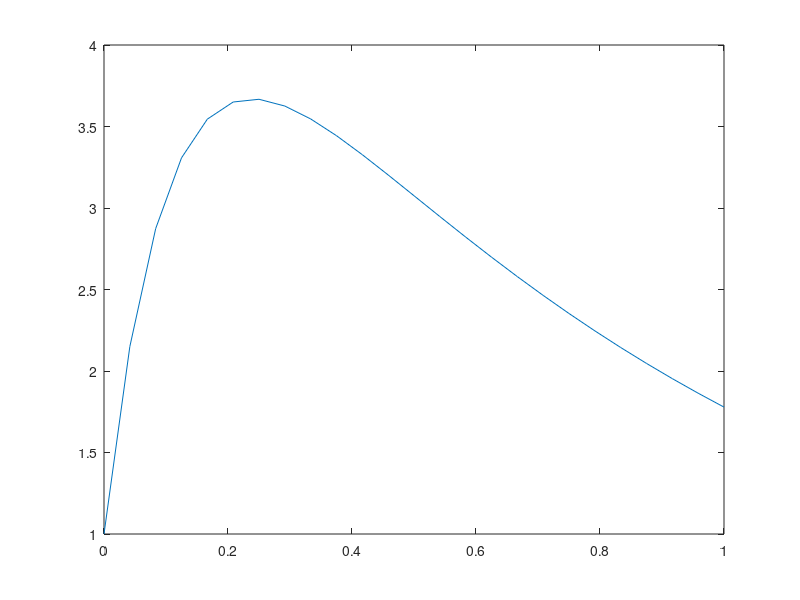

Write the MATLAB code that produced this figure.
#--------------------------------------------------------------------------
# Program to solve a linear finite element problem in one-dimension.
# Author: Arjun Ramesh
# Date: 04/08/2016
#
# The code will solve the PDE:
#
#       Div(K1*grad(F)) + K2*F + K3*DX(F) = 0
#   
#   here "F" is the field variable of interest which is solved and DX(F)
#   is the first derivative of F on a one dimensional domain of unit length 
#   with boundary consitions
#                   
#       phi = 1        @ (x = 0)  [dirichlet condition]
#       GRAD(phi) = -2 @ (x = 1)  [neumann condition]
#       Defined under "Problem Geometry" part of code
#       
#       Geometry:
#         All description of the domain is described under "Problem Geometry"
#         part of code
#
#   Linear piecewise continous basis functions will be used to solve this
#   problem.
#
#--------------------------------------------------------------------------
# Notations:
#
# "phi" is the linear basis function
# "phi'" is the first derivative of the basis function
# "<phi,i>" is the global basis function phi @ index i (hat function)
# "<phi',i>" is the global derivative basis function phi @ index i 
#
#--------------------------------------------------------------------------
# Integration rules:
# 
# The midpoint rule is the integration of choice as they give exact values for
# linear polynomials.
#
# example:
#           integral(f,[x1,x2]) = f((x2 - x1)/2) * (x2 - x1)
#
#--------------------------------------------------------------------------
#
#   Notes:
#    Please read the attached hand written document before attempting to
#    understand the code. Anyway, the code here is divided into functions for 
#    evaluating the residual and evaluating the integral. The weak form of 
#    the PDE is what is worked on directly in the residual. First convert the 
#    2nd order PDE to its weak form and then everything becomes clear in the 
#    residual section. 
#--------------------------------------------------------------------------
clear all;

# Problem Geometry
  # Parameters
  global LENGTH = 1;
  global TOTAL_NODES = 25;
  global dx = LENGTH/(TOTAL_NODES - 1);
  global K1 = 1;
  global K2 = 10;
  global K3 = 10;

  # Define Boundaries
  global DIRICHLET_BOUNDARY_VALUE = 1;
  global NUEMANN_BOUNDARY_VALUE = -2;
 
# Midpoint rule for term integral(<phi',j>*<phi',i>)
function integral = integral1(i,j,dx)
global TOTAL_NODES;

  if((i==1) && (j == 1))
    integral = 1/dx;
    return;
  endif
   
   if((i == TOTAL_NODES) && (j == TOTAL_NODES))
    integral = 1/dx;
    return;
   endif
   
  if(i == j)
    integral = 2/dx;
    return;
  endif  
   
  if(abs(i-j) == 1)
    integral = -1/dx;
    return;
  endif
  
  integral = 0;
  
endfunction

# Midpoint rule for term integral(<phi,j>*<phi,i>*xval(j))
function integral = integral2(i,j,dx)
global TOTAL_NODES;


  if((i == 1) && (j == 1))
    integral = (0.5*0.5)*dx;
    return
  endif
 
  if((i == TOTAL_NODES) && (j == TOTAL_NODES))
    integral = (0.5*0.5)*dx;
    return
  endif
    
  if(i == j)
    integral = 0.5*0.5*dx + 0.5*0.5*dx;
    return
  endif
  
  if((i-j) == 1)
    integral = 0.5*0.5*dx;
    return
  endif
  
  if((i-j) == -1)
    integral = 0.5*0.5*dx;
    return
  endif
  
  integral = 0;
  
endfunction

# Midpoint rule for term integral(<phi',j>*<phi,i>)
function integral = integral3(i,j,dx)
global TOTAL_NODES;

  if((i == 1) && (j == 1))
    integral = 0.5*(-1/dx)*dx;
    return
  endif
 
  if((i == TOTAL_NODES) && (j == TOTAL_NODES))
    integral = 0.5*(1/dx)*dx;
    return
  endif
    
  if(i == j)
    integral = 0.5*(1/dx)*dx + 0.5*(-1/dx)*dx;
    return
  endif
  
  if((i-j) == 1)
    integral = -0.5*(1/dx)*dx;
    return
  endif
  
  if((i-j) == -1)
    integral = 0.5*(1/dx)*dx;
    return
  endif
  
  integral = 0;
  
endfunction

# Residual function for system
function res = residual(x)

  global LENGTH;
  global TOTAL_NODES;
  global dx;
  global K1;
  global K2;
  global K3;
  global K3;
  global DIRICHLET_BOUNDARY_VALUE;
  global NUEMANN_BOUNDARY_VALUE;
  
  #LOOP DESCRIPTION
  # The outer loop loops over multiplying the weak form with the basis function
  # <phi,i>, if a dirichlet node is in "i", <phi,i> is removed from the loop, in
  # this case this is at i=1 so i starts from 2. Integration is performed over the
  # common intersection areas of the global basis functions, not necessarily over
  # each element. The domain of integration over at each step will depend on the
  # common integration areas of the intersceting basis functions, this is automatically
  # done in the definition of the integral functions.
  
  # The inner loop loops over the summation of Sigma(<alpha,j>*<phi,j>) over all
  # the nodes, here <phi,1> is not eliminated like in the outer loop, just that the
  # <alpha,1> is substituted as a known value. Be clear here the <alpha,j>'s area
  # the unknown values to be solved for.
  #
  # Please understand the weak form first!!
  
  # Main Loops
  for i=2:TOTAL_NODES  # Loops over total number of equations
    
    equation_sum = 0;
    for j=1:TOTAL_NODES # Loops over summation over the domain (Sigma over j, look at weak form)
      
      # Dirichlet boundary condition
      if(j == 1)  
        equation_sum = equation_sum - K1*DIRICHLET_BOUNDARY_VALUE*integral1(i,j,dx) + K2*DIRICHLET_BOUNDARY_VALUE*integral2(i,j,dx) + K3*DIRICHLET_BOUNDARY_VALUE*integral3(i,j,dx);     
      
      # Nuemann Boundary condition (Contains the extra nuemann term in the end)
      elseif((i == TOTAL_NODES) && (j == TOTAL_NODES))  
        equation_sum = equation_sum - K1*x(j - 1)*integral1(i,j,dx) + K2*x(j - 1)*integral2(i,j,dx) + K3*x(j - 1)*integral3(i,j,dx)  + K1*NUEMANN_BOUNDARY_VALUE;   
      
      # For all nodes in betwen boundaries (same format as "Dirichlet boundary condition" section instead of known "DIRICHLET_BOUNDARY_VALUE" unknown "x" is substituted) 
      else
        equation_sum = equation_sum - K1*x(j - 1)*integral1(i,j,dx) + K2*x(j - 1)*integral2(i,j,dx) + K3*x(j - 1)*integral3(i,j,dx);  
      endif
    end 
    # residual assembly 
    res(i-1) = equation_sum;
  end            
 endfunction
 
 # Solve 
 x0 = linspace(1,1,TOTAL_NODES-1);
 x0 = x0';
 [sol info] = fsolve(@residual,x0);
 
 # Plot
 plot(linspace(0,1,TOTAL_NODES),[DIRICHLET_BOUNDARY_VALUE sol'])
 

 
 
 